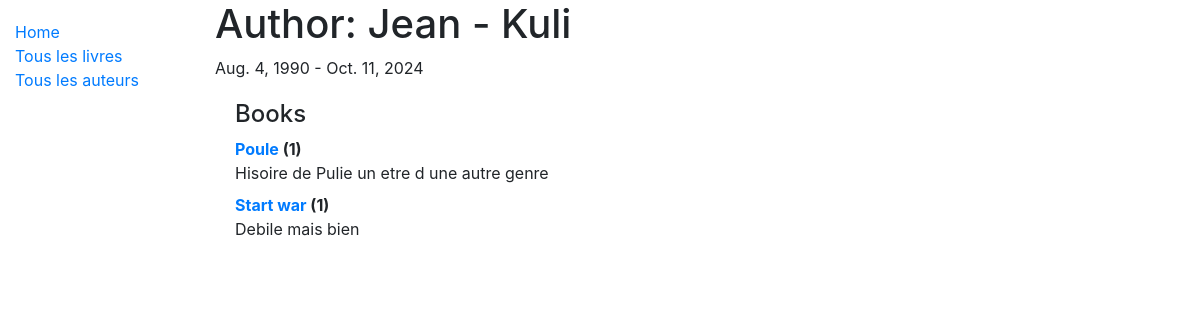
Page /catalog/author/2/ on the committed database.
### catalog/models.py (models this page shows, shortened)
class Author(models.Model):
    first_name = models.CharField(max_length=100)
    last_name = models.CharField(max_length=100)
    date_of_birth = models.DateField(blank=True, null=True)
    date_of_death = models.DateField('Died', blank=True, null=True)
    class Meta:
        ordering = ['last_name', 'first_name']
    def __str__(self):
        return f"{self.last_name} - {self.first_name}"

class Book(models.Model):
    title = models.CharField(max_length=200)
    author = models.ForeignKey('Author', on_delete=models.SET_NULL, null=True)
    summary = models.TextField(max_length=200, help_text='Enter a brief description of the book')
    isbn = models.CharField('ISBN', max_length=13,
                            help_text='13 Character <a href="https://www.isbn-international.org/content/what-isbn">ISBN number</a>')
    genre = models.ManyToManyField(Genre, help_text='Select a genre for this book')
    language = models.ForeignKey('Language', on_delete=models.SET_NULL, null=True)
    def __str__(self):
        return self.title

### catalog/views.py (the view)
# urls.py: path('author/<int:pk>/', views.AuthorDetailView.as_view(), name='author-detail'),
class AuthorDetailView(generic.DetailView):
    model = Author

### catalog/templates/catalog/author_detail.html (shortened to what this page needs)
{% extends "base_generic.html" %}
{% block content %}
<h1>Author: {{ author }} </h1>
<p>{{author.date_of_birth}} - {% if author.date_of_death %}{{author.date_of_death}}{% endif %}</p>
<div style="margin-left:20px;margin-top:20px">
<h4>Books</h4>
<dl>
{% for book in author.book_set.all %}
  <dt><a href="{% url 'book-detail' book.pk %}">{{book}}</a> ({{book.bookinstance_set.all.count}})</dt>
  <dd>{{book.summary}}</dd>
  {% empty %}
  <p>This author has no books.</p>
{% endfor %}
</dl>
</div>
{% endblock %}
{% block sidebar %}
  {{ block.super }}
{% endblock %}

### rows in the picture
Author: last_name+first_name "Jean - Kuli", date_of_birth "Aug. 4, 1990", date_of_death "Oct. 11, 2024"
Book: title "Poule", bookinstance_set.all.count "1", summary "Hisoire de Pulie un etre d une autre genre"
Book: title "Start war", bookinstance_set.all.count "1", summary "Debile mais bien"
